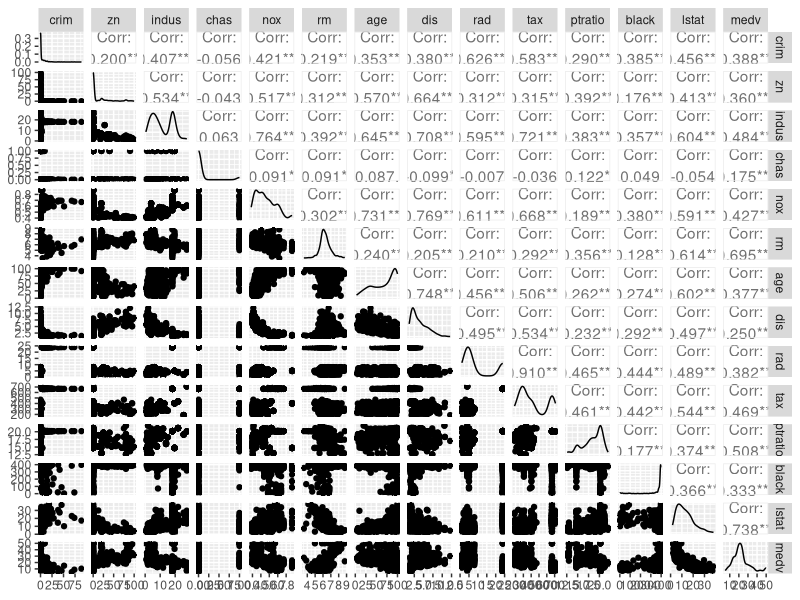
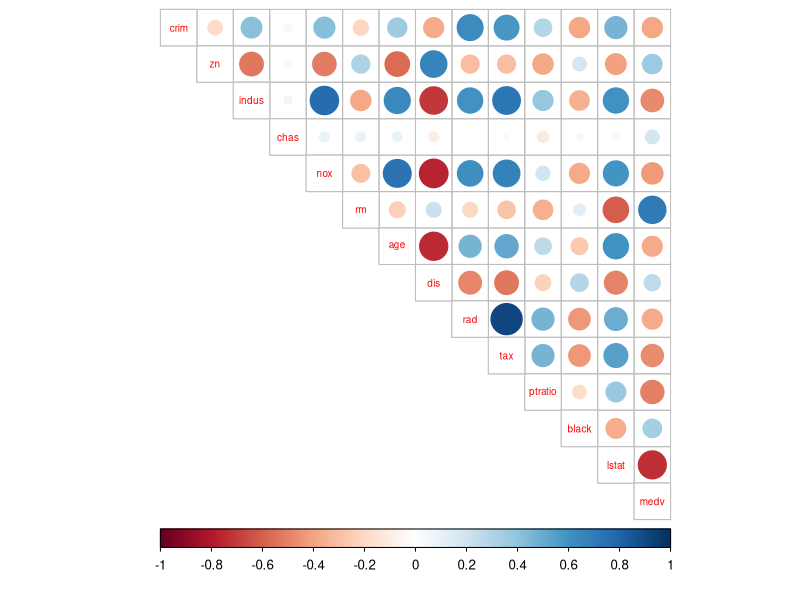
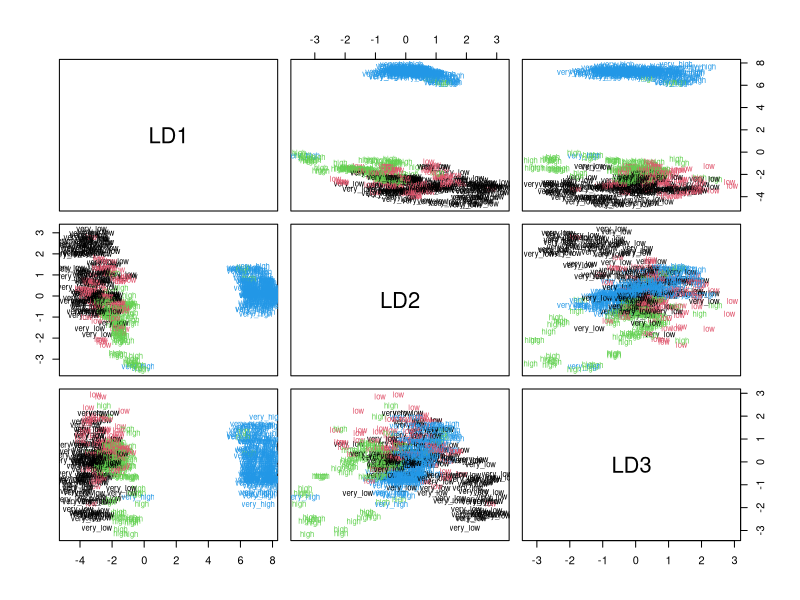
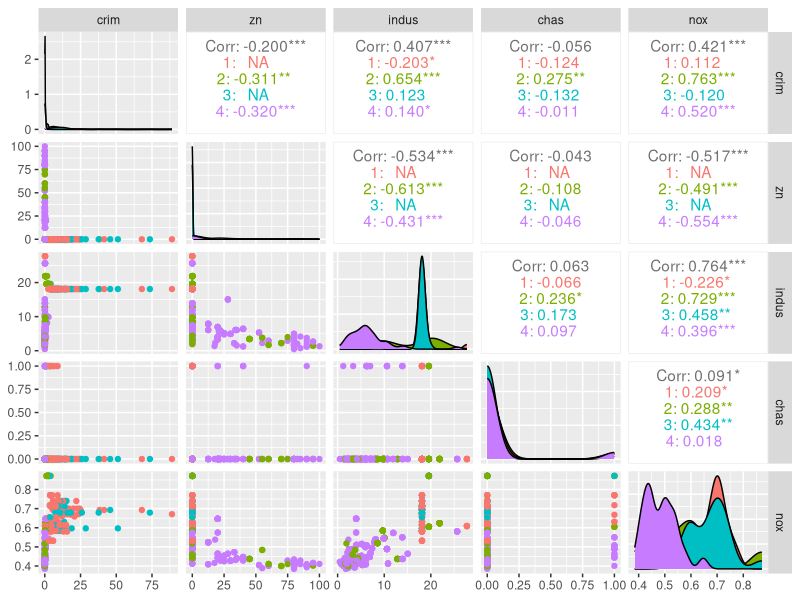
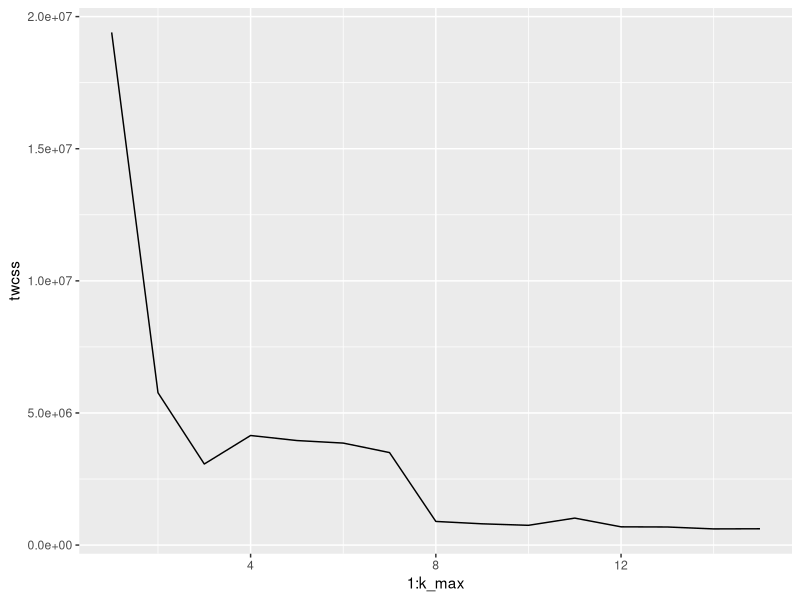
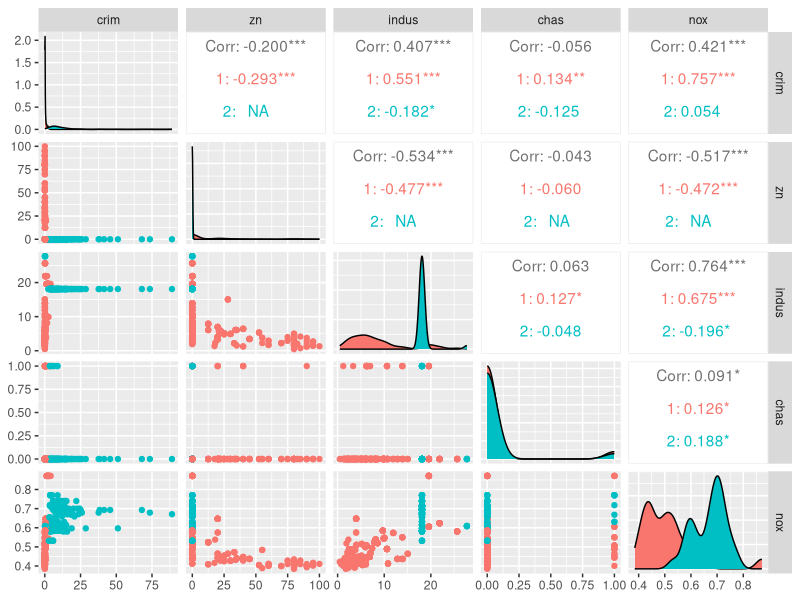
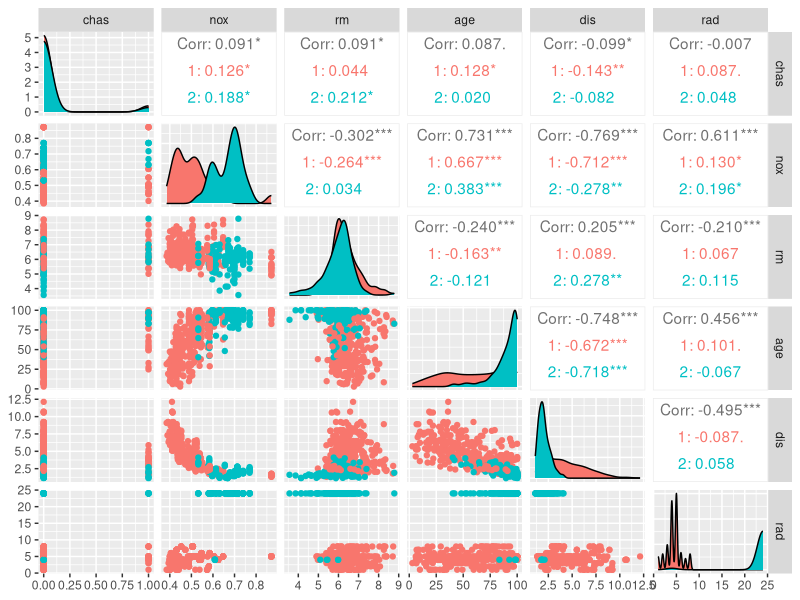
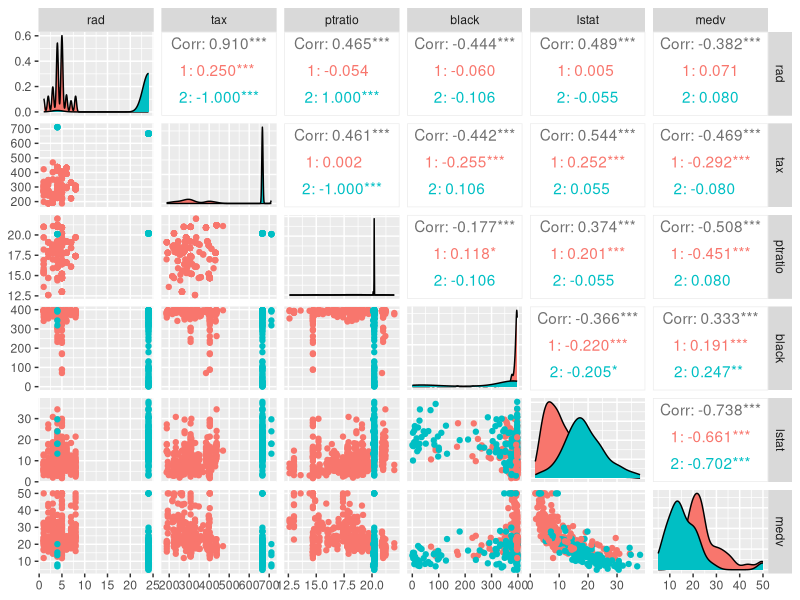

Write the R code that produced these figures, in order.
## ---- chunk 1
library(MASS)
str(Boston)
dim(Boston)
colnames(Boston)
?Boston
## ---- chunk 2
library(ggplot2)
library(GGally)
p <- ggpairs(Boston, columns = 1:14)
p

## ---- chunk 3
library(corrplot)
library(dplyr)
cor_matrix<-cor(Boston) %>% round(2)
cor_matrix
c <- corrplot(cor_matrix, method="circle", type="upper", cl.pos = "b", tl.pos = "d",  tl.cex = 0.6)
c
## ---- chunk 4
library(MASS)
str(Boston)
sb <- scale(Boston)
summary(sb)
class(sb)
sb <- as.data.frame(sb)
class(sb)
## ---- chunk 5
summary(sb$crim)
qt <- quantile(sb$crim)
crime <- cut(sb$crim, breaks = qt, include.lowest = TRUE, labels = c("very_low","low","high","very_high"))
table(crime)
sb <- dplyr::select(sb, -crim)
sb <- data.frame(sb, crime)

## ---- chunk 6
n <- nrow(sb)
ind <- sample(n,  size = n * 0.8)
train <- sb[ind,]
test <- sb[-ind,]

## ---- chunk 7
lda_sb <- lda(crime ~., data = train)
lda_sb
## ---- chunk 8
classes <- as.numeric(train$crime)
plot(lda_sb, col= classes)
## ---- chunk 9
correct_classes <- test$crime
test <- dplyr::select(test, -crime)
## ---- chunk 10
lda_pred <- predict(lda_sb, newdata = test)
table(correct = correct_classes, predicted = lda_pred$class)
## ---- chunk 11
library(MASS)
str(Boston)
Boston <- as.data.frame(Boston)
sb2 <- scale(Boston)

## ---- chunk 12
ed <- dist(Boston)
summary(ed)

## ---- chunk 13
md <- dist(Boston, method="manhattan")
summary(md)

## ---- chunk 14
library(ggplot2)
library(GGally)
km4 <-kmeans(Boston, centers = 4)
Boston_clustered4 <- data.frame(Boston, factor(km4$cluster))
ggpairs(Boston_clustered4[1:5], aes(color= factor(km4$cluster)))

## ---- chunk 15
set.seed(123)
k_max <- 15
twcss <- sapply(1:k_max, function(k){kmeans(Boston, k)$tot.withinss})
twcss
qplot(x = 1:k_max, y = twcss, geom = 'line')


## ---- chunk 16
km2 <-kmeans(Boston, centers = 2)
Boston_clustered2 <- data.frame(Boston, factor(km2$cluster))
a <- ggpairs(Boston_clustered2[1:5], aes(color= factor(km2$cluster))) 
a
b <- ggpairs(Boston_clustered2[4:9], aes(color= factor(km2$cluster))) 
b
e <- ggpairs(Boston_clustered2[9:14], aes(color= factor(km2$cluster))) 
e
f <- ggpairs(Boston_clustered2[1:14], aes(color= factor(km2$cluster))) 
f
